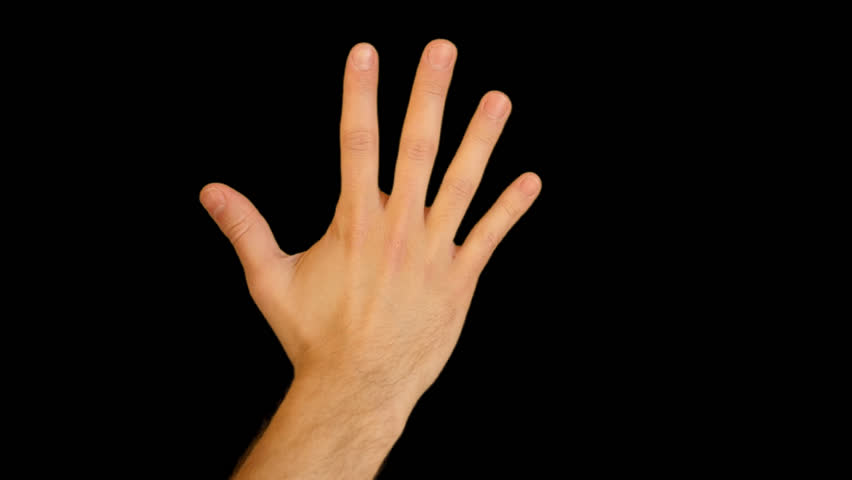
#> input picture HandGesture/hand.jpg, 852 x 480 px
$ python gesture_img.py
#> lines starting #> are read from the running program, lines starting #| are printed output that depends on the picture; after the words box and inside, x2 and y2 are one past the last pixel; in counts of white or black regions, pixels touching at a corner belong together
import cv2
import numpy as np

hand = cv2.imread("hand.jpg",0)
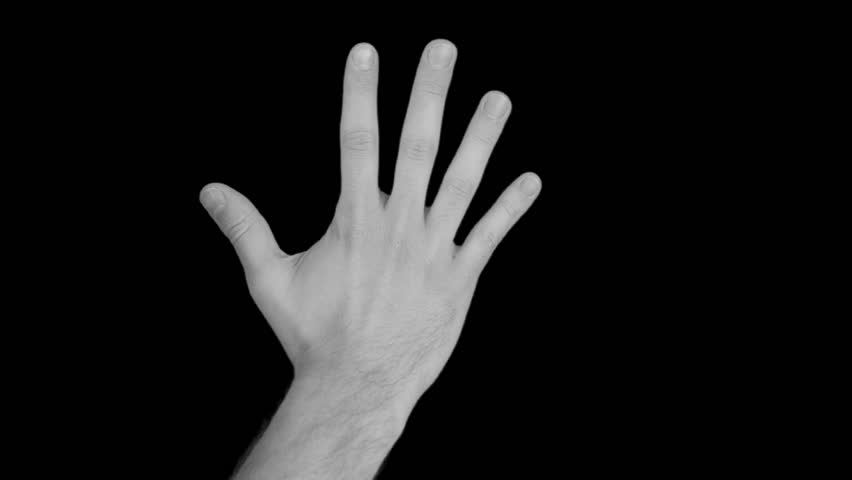
#> hand: shape (480, 852); min 0, max 210, mean 28.3

ret, thresh = cv2.threshold(hand, 70, 255, cv2.THRESH_BINARY)
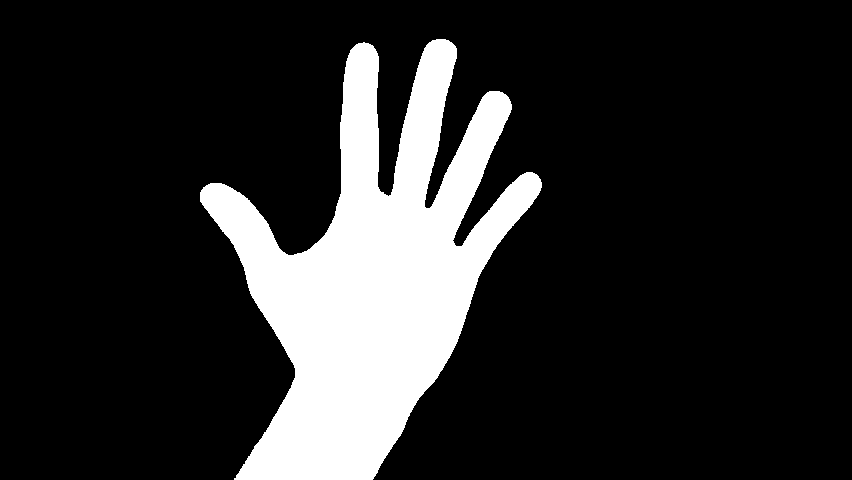
#> thresh: shape (480, 852); 16.5% white; 1 white region

contours,_ = cv2.findContours(thresh.copy(), cv2.RETR_TREE, cv2.CHAIN_APPROX_SIMPLE)
#> contours = 1 contour; box (x1, y1, x2, y2) and area: (200, 39, 542, 480) 66368

hull = [cv2.convexHull(contour) for contour in contours]
#> hull = 1 contour; box (x1, y1, x2, y2) and area: (200, 39, 542, 480) 104384
final = cv2.drawContours(hand, hull, -1, (255,0,255), thickness=2)

cv2.imshow("Thresh OP", thresh)
cv2.imshow("Sample Image",hand)
cv2.imshow("ConvexHUll", final)

cv2.waitKey(0)
cv2.destroyAllWindows()
